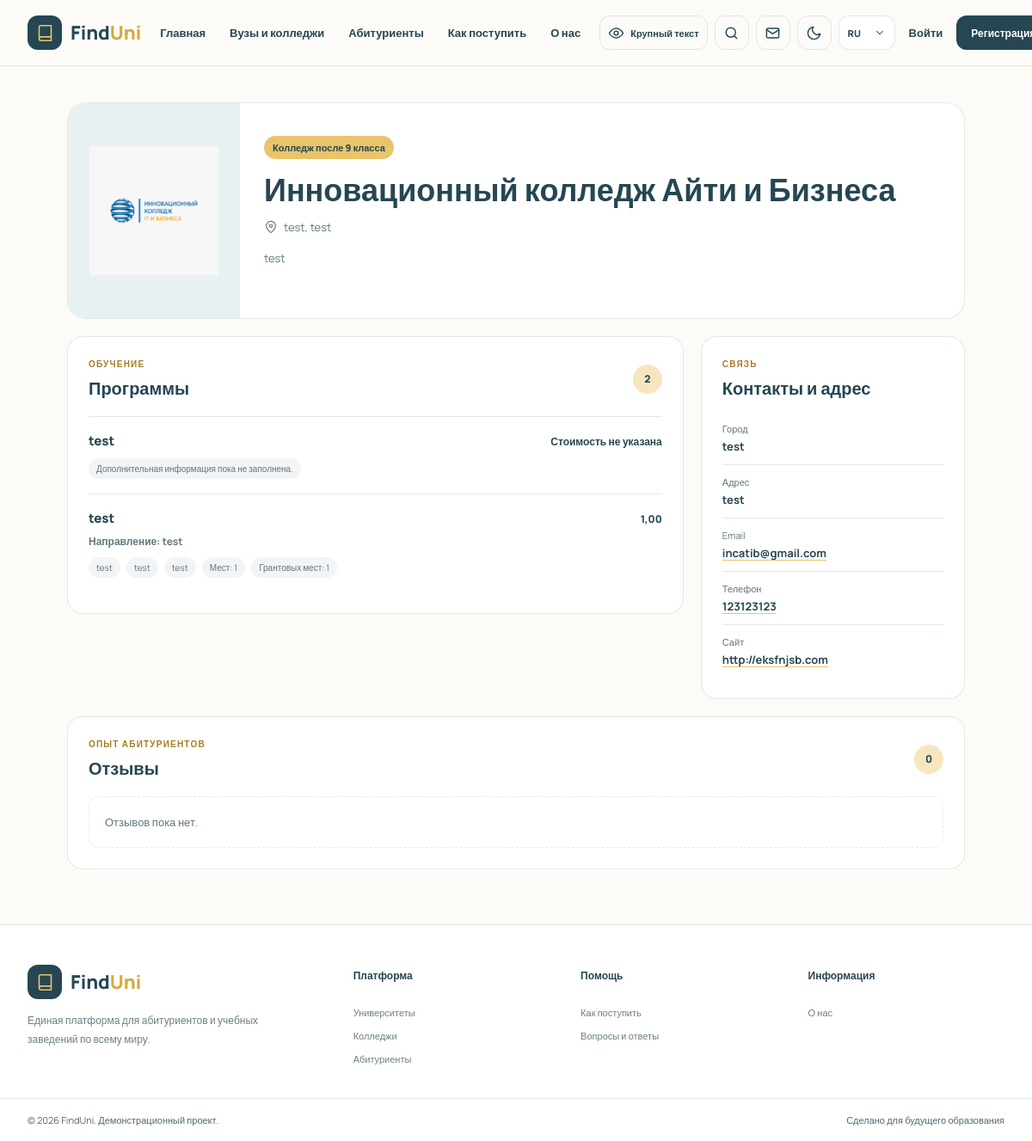
Screenshot of /institutions/3/ with the database file from the repository.
### institutions/models.py (models this page shows, shortened)
class Institution(models.Model):
    TYPE_CHOICES = [('college9', 'Колледж после 9 класса'), ('college11', 'Колледж-вуз после 11 класса'), ('university', 'Университет')]
    owner = models.OneToOneField(settings.AUTH_USER_MODEL, on_delete=models.CASCADE, related_name='institution_profile')
    name = models.CharField(max_length=160)
    institution_type = models.CharField(max_length=20, choices=TYPE_CHOICES)
    city = models.CharField(max_length=100)
    address = models.CharField(max_length=200, blank=True)
    description = models.TextField(blank=True)
    history = models.TextField(blank=True)
    website = models.URLField(blank=True)
    phone = models.CharField(max_length=40, blank=True)
    email = models.EmailField(blank=True)
    logo = models.ImageField(upload_to='logos/', blank=True)
    approved = models.BooleanField(default=False)
    rating = models.FloatField(default=0)
    rating_count = models.PositiveIntegerField(default=0)
    created_at = models.DateTimeField(auto_now_add=True)
    class Meta:
        verbose_name = 'учебное заведение'
        verbose_name_plural = 'учебные заведения'

class Program(models.Model):
    institution = models.ForeignKey(Institution, related_name='programs', on_delete=models.CASCADE)
    name = models.CharField(max_length=150)
    direction = models.CharField(max_length=150, blank=True)
    language = models.CharField(max_length=50, blank=True)
    form = models.CharField(max_length=50, blank=True)
    duration = models.CharField(max_length=50, blank=True)
    places = models.PositiveIntegerField(default=0)
    grant_places = models.PositiveIntegerField(default=0)
    price = models.DecimalField(max_digits=12, decimal_places=2, default=0)
    class Meta:
        verbose_name = 'образовательная программа'
        verbose_name_plural = 'образовательные программы'

### institutions/views.py (the view)
# urls.py: path('<int:pk>/', views.institution_detail, name='institution-detail'),
def institution_detail(request, pk):
    institution = get_object_or_404(Institution, pk=pk, approved=True)
    is_owner = request.user.is_authenticated and institution.owner_id == request.user.pk
    return render(request, 'institutions/detail.html', {
        'institution': institution,
        'programs': institution.programs.all(),
        'reviews': institution.reviews.filter(is_removed=False).select_related('author'),
        'is_owner': is_owner,
        'program_formset': ProgramFormSet(instance=institution, prefix='programs') if is_owner else None,
        'is_following': request.user.is_authenticated and request.user.role == 'student' and InstitutionFollow.objects.filter(student=request.user, institution=institution).exists(),
        'review_form': ReviewForm(),
    })

### core/context_processors.py (called while the page is built, shortened)
def inbox(request):
    if not request.user.is_authenticated:
        return {'inbox_notifications': (), 'inbox_unread_count': 0}

### templates/institutions/detail.html (shortened to what this page needs)
{% extends 'base.html' %}
{% load static %}
{% block extra_head %}<link rel="stylesheet" href="{% static 'css/institution-programs.css' %}?v=1">{% endblock %}
{% block content %}
<section class="profile-page institution-profile-page">
  <header class="institution-profile-hero">
    <div class="institution-brand-art">
      {% if institution.logo %}<img src="{{ institution.logo.url }}" alt="Логотип {{ institution.name }}">{% else %}<svg class="icon" aria-hidden="true"><use href="#icon-building"/></svg>{% endif %}
    </div>
    <div class="institution-profile-intro">
      <div class="institution-profile-meta">{% if institution.get_institution_type_display %}<span class="institution-type-badge">{{ institution.get_institution_type_display }}</span>{% endif %}</div>
      <h1>{{ institution.name|default:'Название учебного заведения' }}</h1>
      {% if institution.city or institution.address %}<p class="profile-location"><svg class="icon" aria-hidden="true"><use href="#icon-pin"/></svg>{% if institution.city %}{{ institution.city }}{% endif %}{% if institution.city and institution.address %}, {% endif %}{{ institution.address }}</p>{% endif %}
      {% if institution.description %}<p class="institution-description">{{ institution.description }}</p>{% elif is_owner %}<p class="institution-description profile-muted">Добавьте описание учебного заведения, чтобы представить его абитуриентам.</p>{% endif %}
    </div>
  </header>
  <div class="institution-profile-grid">
    <section class="profile-panel" aria-labelledby="programs-title">
      <div class="profile-panel-heading"><div><p class="section-kicker">Обучение</p><h2 id="programs-title">Программы</h2></div>{% if programs %}<span class="profile-count">{{ programs|length }}</span>{% endif %}</div>
      {% for program in programs %}
        <article class="institution-program">
          <div class="institution-program-heading"><h3>{{ program.name }}</h3><span class="institution-program-price">{% if program.price %}{{ program.price }}{% else %}Стоимость не указана{% endif %}</span></div>
          {% if program.direction %}<p class="institution-program-direction">Направление: {{ program.direction }}</p>{% endif %}
          <div class="institution-program-meta">{% if program.form %}<span>{{ program.form }}</span>{% endif %}{% if program.duration %}<span>{{ program.duration }}</span>{% endif %}{% if program.language %}<span>{{ program.language }}</span>{% endif %}{% if program.places %}<span>Мест: {{ program.places }}</span>{% endif %}{% if program.grant_places %}<span>Грантовых мест: {{ program.grant_places }}</span>{% endif %}{% if not program.form and not program.duration and not program.language and not program.places and not program.grant_places %}<span>Дополнительная информация пока не заполнена.</span>{% endif %}</div>
        </article>
      {% empty %}<p class="profile-empty-state">Учебные программы пока не добавлены.</p>{% endfor %}
    </section>
    <aside class="profile-side-column">
      <section class="profile-panel"><p class="section-kicker">Связь</p><h2>Контакты и адрес</h2><dl class="profile-facts">{% if institution.city %}<div><dt>Город</dt><dd>{{ institution.city }}</dd></div>{% endif %}{% if institution.address %}<div><dt>Адрес</dt><dd>{{ institution.address }}</dd></div>{% endif %}{% if institution.email %}<div><dt>Email</dt><dd><a href="mailto:{{ institution.email }}">{{ institution.email }}</a></dd></div>{% endif %}{% if institution.phone %}<div><dt>Телефон</dt><dd><a href="tel:{{ institution.phone }}">{{ institution.phone }}</a></dd></div>{% endif %}{% if institution.website %}<div><dt>Сайт</dt><dd><a href="{{ institution.website }}" target="_blank" rel="noopener noreferrer">{{ institution.website }}</a></dd></div>{% endif %}{% if not institution.city and not institution.address and not institution.email and not institution.phone and not institution.website %}<p class="profile-empty-state">Контактные данные пока не указаны.</p>{% endif %}</dl></section>
    </aside>
  </div>
  <section class="profile-panel institution-reviews-panel" aria-labelledby="reviews-title">
    <div class="profile-panel-heading"><div><p class="section-kicker">Опыт абитуриентов</p><h2 id="reviews-title">Отзывы</h2></div><span class="profile-count">{{ reviews|length }}</span></div>
    {% for review in reviews %}<article class="profile-comment"><div class="profile-comment-heading"><strong>{{ review.author.get_full_name|default:review.author.get_role_display }}</strong><span class="review-score">{{ review.rating }}/5</span></div><p>{{ review.text }}</p><time datetime="{{ review.created_at|date:'c' }}">{{ review.created_at|date:'j E Y' }}</time></article>{% empty %}<p class="profile-empty-state">Отзывов пока нет.</p>{% endfor %}
  </section>
</section>
{% endblock %}

### rows the page displays
Institution: logo (picture), institution_type "Колледж после 9 класса", name "Инновационный колледж Айти и Бизнеса", city "test", address "test", description "test", email "incatib@gmail.com", phone "123123123", website "http://eksfnjsb.com"
Program: name "test", price "Стоимость не указана", shows "Дополнительная информация пока не заполнена."
Program: name "test", price "1,00", direction "test", form "test", duration "test", language "test", places "1", grant_places "1"

### other values shown
{{ request.LANGUAGE_CODE|upper }} "RU"
{{ programs|length }} "2"
{{ reviews|length }} "0"
